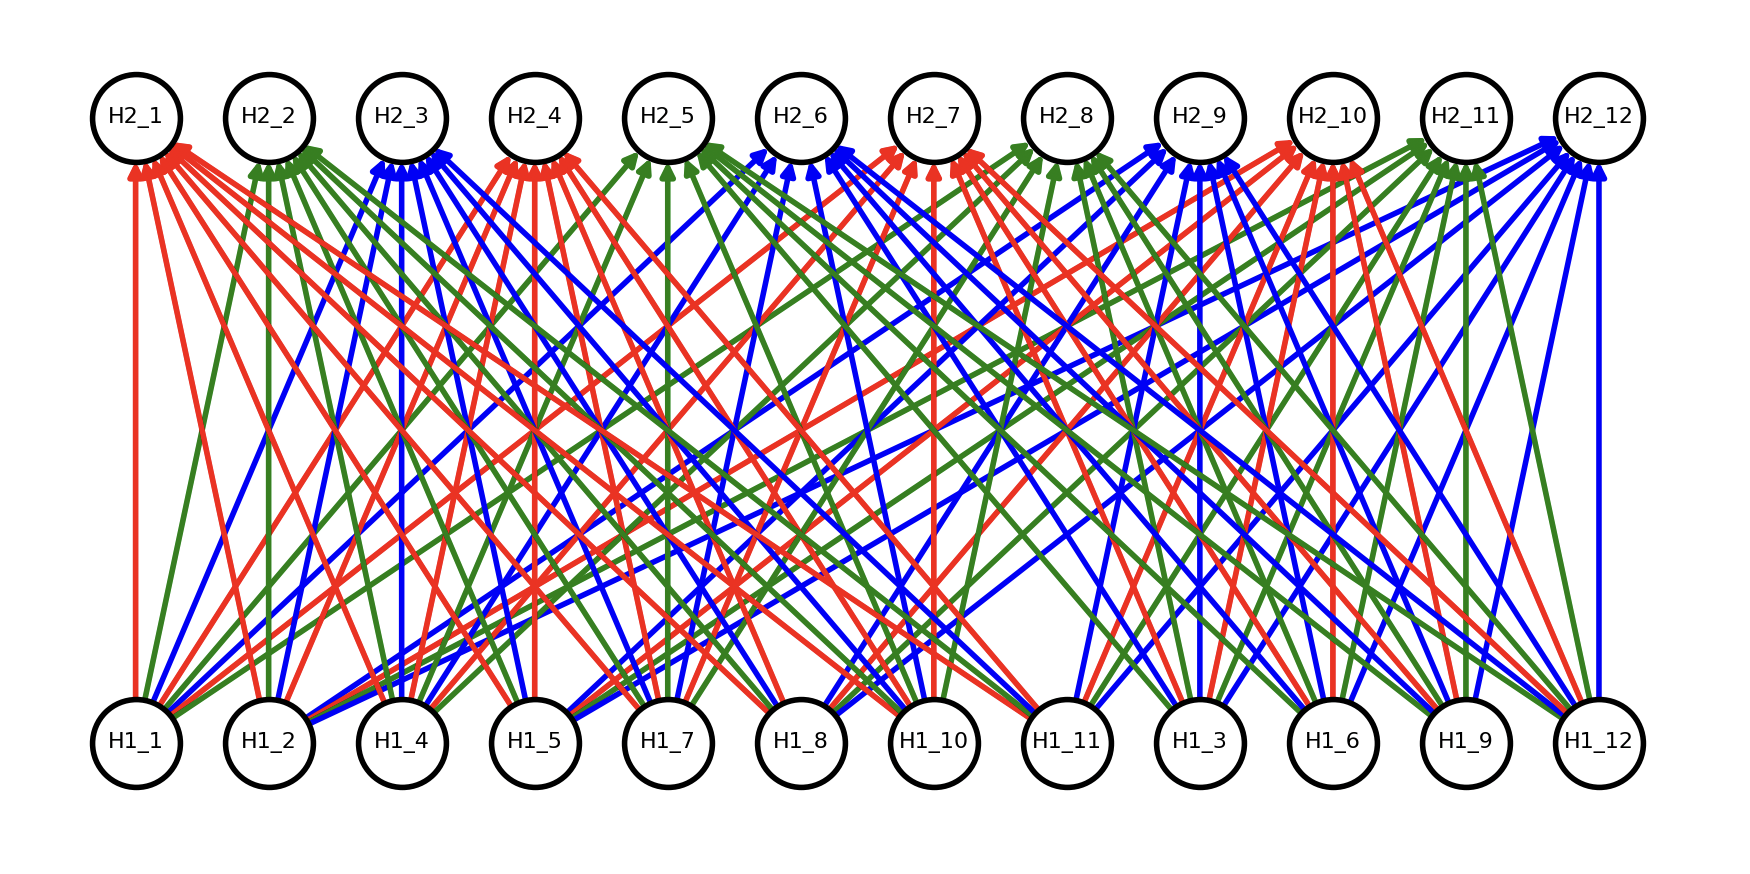

The Python source for this figure:
import networkx as nx
import matplotlib.pyplot as plt

# generate connections from H1 to H2 so that each H1 layer feeds equal number of H2 layers

x = {i: 0 for i in range(12)}
links = {i: [] for i in range(12)}

for t in range(12):
    for i, k in enumerate(sorted(x.items(), key=lambda x: x[1])):
        if i == 8:
            break
        x[k[0]] += 1
        links[k[0]].append(t)

G = nx.DiGraph()

top_nodes = []
bottom_nodes = []
for h2_, h1 in links.items():
    h2_name = f"H2_{h2_ + 1}"
    top_nodes.append(h2_name)
    for h1_ in h1:
        h1_name = f"H1_{h1_ + 1}"
        if h1_name not in bottom_nodes:
            bottom_nodes.append(h1_name)
        if h2_ % 3 == 0:
            G.add_edge(h1_name, h2_name, color="r")
        elif h2_ % 3 == 1:
            G.add_edge(h1_name, h2_name, color="g")
        elif h2_ % 3 == 2:
            G.add_edge(h1_name, h2_name, color="b")
        print(f"lenet->H2_{h2_ + 1}.forward(&lenet->H2_{h2_ + 1}, &lenet->H1_{h1_ + 1}.output);")
    print()

edges = G.edges()
colors = [G[u][v]['color'] for u, v in edges]

options = {
    "font_size": 8,
    "node_size": 1000,
    "node_color": "white",
    "edgecolors": "black",
    "linewidths": 2,
    "width": 2,
    "edge_color": colors
}
pos = {n: (i * 5000, 0) for i, n in enumerate(bottom_nodes)}
pos.update({n: (i * 5000, 1) for i, n in enumerate(top_nodes)})
nx.draw_networkx(G, pos, **options)

# Set margins for the axes so that nodes aren't clipped
ax = plt.gca()
ax.margins(0.20)
plt.axis("off")
plt.show()
